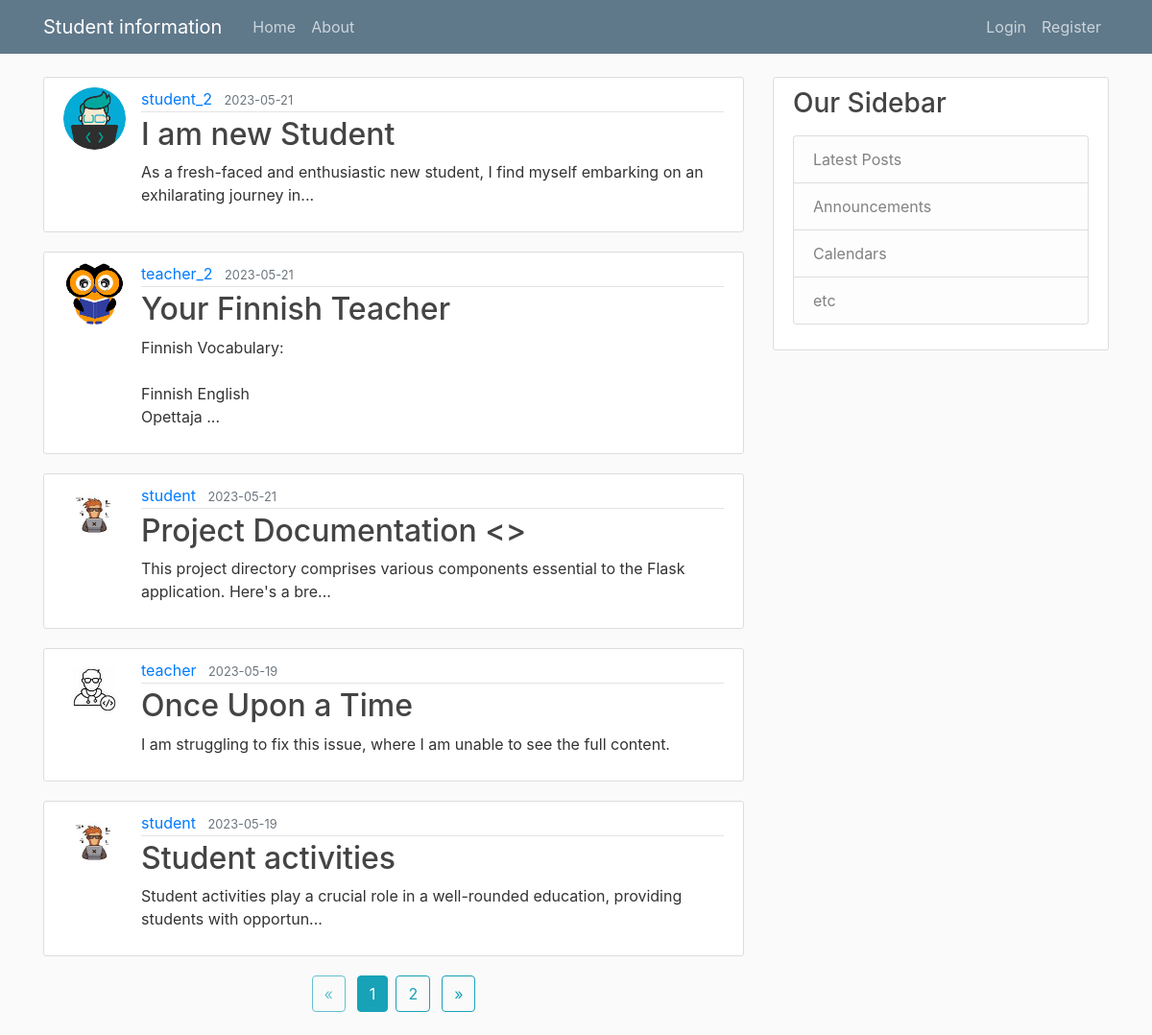
The page /home on the database its author committed.
### pythonproject/models.py (models this page shows, shortened)
class Post (db.Model):
    id  = db.Column(db.Integer, primary_key=True)
    title = db.Column(db.String(100), nullable=False)
    date_posted = db.Column(db.DateTime, nullable=False, default=datetime.utcnow)
    content = db.Column(db.Text, nullable=False)
    user_id = db.Column(db.Integer, db.ForeignKey('user.id'), nullable=False)

class User(db.Model, UserMixin):
    id = db.Column(db.Integer, primary_key=True)
    username = db.Column(db.String(20), unique=True, nullable=False)
    email = db.Column(db.String(120), unique=True, nullable=False)
    image_file = db.Column(db.String(20), nullable=False, default='default.jpg')
    password = db.Column(db.String(60), nullable=False)
    posts = db.relationship('Post', backref='author', lazy= "dynamic")
    role = db.Column(db.String(20), nullable=False, default='student')

### pythonproject/main/routes.py (the view)
@main.route("/")
@main.route("/home")
def home():
    page = request.args.get('page', 1, type=int)
    posts = Post.query.order_by(Post.date_posted.desc()).paginate(page=page, per_page=5)
    return render_template('home.html', posts=posts)

### pythonproject/templates/home.html
{% extends 'layout.html' %}
{% block content %}
    <div class="posts-container">
        {% for post in posts.items %}
            <article class="media content-section">
                {% if post.author %}
                    <img class="rounded-circle article-img" src="{{ url_for('static', filename='profile_pics/' + post.author.image_file) }}">
                {% endif %}
                <div class="media-body">
                    <div class="article-metadata">
                        <a class="mr-2" href="{{ url_for('users.user_posts', username=post.author.username) }}">{{ post.author.username }}</a>
                        <small class="text-muted">{{ post.date_posted.strftime('%Y-%m-%d') }}</small>
                    </div>
                    <h2><a class="article-title" href="{{ url_for('posts.post', post_id=post.id)}}">{{ post.title }}</a></h2>
                    <p class="article-content">{{ post.content[:100] }}{% if post.content|length > 100 %}...{% endif %}</p>
                </div>
            </article>
        {% endfor %}
    </div>
    <div class="pagination-container">
        <div class="pagination justify-content-center">
            {% if posts.has_prev %}
                <a class="btn btn-outline-info mb-4 mr-2" href="{{ url_for('main.home', page=posts.prev_num)}}">&laquo;</a>
            {% else %}
                <span class="btn btn-outline-info mb-4 mr-2 disabled">&laquo;</span>
            {% endif %}
            {% for page_num in posts.iter_pages(left_edge=1, right_edge=1, left_current=1, right_current=2) %}
                {% if page_num %}
                    {% if posts.page == page_num %}
                        <a class="btn btn-info mb-4 mx-1" href="{{ url_for('main.home', page=page_num)}}"> {{ page_num }} </a>
                    {% else %}
                        <a class="btn btn-outline-info mb-4 mx-1" href="{{ url_for('main.home', page=page_num)}}"> {{ page_num }} </a>
                    {% endif %}
                {% else %}
                    <span class="btn btn-outline-info mb-4 mx-1 disabled">...</span>
                {% endif %}
            {% endfor%}
            {% if posts.has_next %}
                <a class="btn btn-outline-info mb-4 ml-2" href="{{ url_for('main.home', page=posts.next_num)}}">&raquo;</a>
            {% else %}
                <span class="btn btn-outline-info mb-4 ml-2 disabled">&raquo;</span>
            {% endif %}
        </div>
    </div>
{% endblock content %}

### pythonproject/templates/layout.html (shortened to what this page needs)
<!DOCTYPE html>
<html>
  <head>
    <link rel="stylesheet" href="https://cdn.jsdelivr.net/npm/bootstrap@4.3.1/dist/css/bootstrap.min.css">
    <link rel="stylesheet" type="text/css" href="{{ url_for('static', filename='main.css') }}">
  </head>
  <body>
    <header class="site-header">
        <nav class="navbar navbar-expand-md navbar-dark bg-steel fixed-top">
          <div class="container">
            <a class="navbar-brand mr-4" href="/">Student information</a>
            <div class="collapse navbar-collapse" id="navbarToggle">
              <div class="navbar-nav mr-auto">
                <a class="nav-item nav-link" href="{{ url_for('main.home') }}">Home</a>
                <a class="nav-item nav-link" href="{{ url_for('main.about') }}">About</a>
              </div>
              <div class="navbar-nav">
                {% if current_user.is_authenticated %}
                  <a class="nav-item nav-link" href="{{ url_for('posts.new_post') }}">New Post</a>
                  <a class="nav-item nav-link" href="{{ url_for('users.account') }}">Account</a>
                  {% if current_user.role == 'teacher' %}
                    <a class="nav-item nav-link" href="{{ url_for('main.database') }}">Database</a>
                    <a class="nav-item nav-link" href="{{ url_for('main.add_student') }}">Add Student</a>
                  {% endif %}
                  <a class="nav-item nav-link" href="{{ url_for('users.logout') }}">Logout</a>
                {% else %}
                  <a class="nav-item nav-link" href="{{ url_for('users.login') }}">Login</a>
                  <a class="nav-item nav-link" href="{{ url_for('users.register') }}">Register</a>
                {% endif %}
              </div>
            </div>
          </div>
        </nav>
      </header>
      <main role="main" class="container">
        <div class="row">
          <div class="col-md-8">
            {% block content %}{% endblock %}
          </div>
          <div class="col-md-4">
            <div class="content-section">
              <h3>Our Sidebar</h3>
              <p class="text-muted">
                <ul class="list-group">
                  <li class="list-group-item list-group-item-light">Latest Posts</li>
                  <li class="list-group-item list-group-item-light">Announcements</li>
                  <li class="list-group-item list-group-item-light">Calendars</li>
                  <li class="list-group-item list-group-item-light">etc</li>
                </ul>
              </p>
            </div>
          </div>
        </div>
      </main>
  </body>
</html>

### pythonproject/static/main.css (style rules this page uses)
body { background: #fafafa; color: #333333; margin-top: 5rem; }
h1, h2, h3, h4, h5, h6 { color: #444444; }
.bg-steel { background-color: #5f788a; }
.site-header .navbar-nav .nav-link { color: #cbd5db; }
.content-section { background: #ffffff; padding: 10px 20px; border: 1px solid #dddddd; border-radius: 3px; margin-bottom: 20px; }
.article-title { color: #444444; }
.article-content { white-space: pre-line; }
.article-img { height: 65px; width: 65px; margin-right: 16px; }
.article-metadata { padding-bottom: 1px; margin-bottom: 4px; border-bottom: 1px solid #e3e3e3 }

### rows shown on the page
Post: image_file (placeholder picture), author.username "student_2", date_posted "2023-05-21", title "I am new Student", content "As a fresh-faced and enthusiastic new student, I find myself embarking on an exhilarating journey in"
Post: image_file (picture), author.username "teacher_2", date_posted "2023-05-21", title "Your Finnish Teacher", content "Finnish Vocabulary: Finnish English Opettaja"
Post: image_file (picture), author.username "student", date_posted "2023-05-21", title "Project Documentation <>", content "This project directory comprises various components essential to the Flask application. Here's a bre"
Post: image_file (picture), author.username "teacher", date_posted "2023-05-19", title "Once Upon a Time", content "I am struggling to fix this issue, where I am unable to see the full content."
Post: image_file (picture), author.username "student", date_posted "2023-05-19", title "Student activities", content "Student activities play a crucial role in a well-rounded education, providing students with opportun"

### other values the page prints
{{ page_num }} "1"
{{ page_num }} "2"
